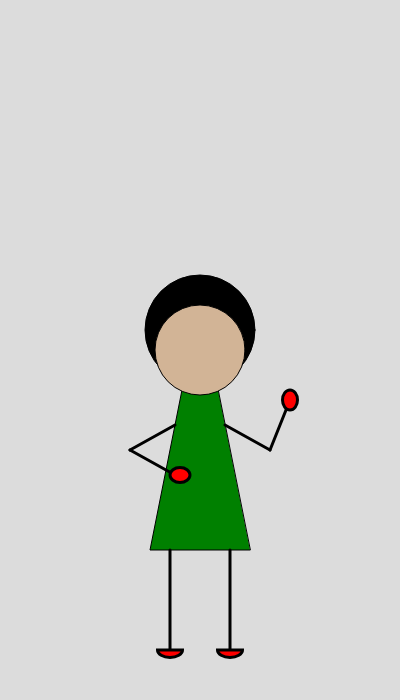
Frame 1 (no input)
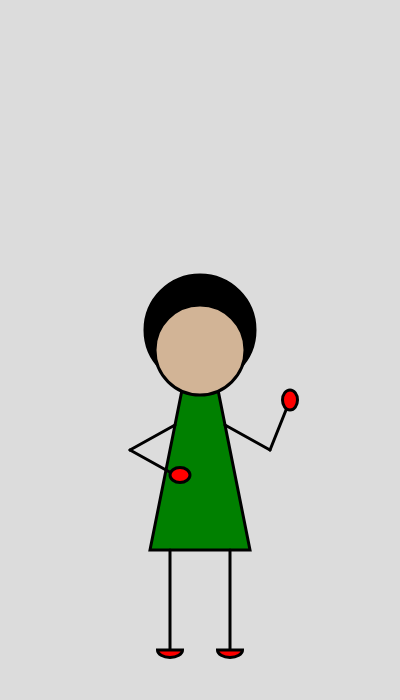
Frame 60 (no input)
Frame 120 (the mouse pressed at the canvas centre since frame 60): identical to frame 60, image omitted

The p5.js sketch that drew these frames (run headless with seeded random() and noise() and a simulated clock; from frame 60 on, the mouse is pressed at the canvas centre):

// p5.js sketch
// ── sketch.js
// Project Title
// Your Name
// Date
//
// Extra for Experts:
// - describe what you did to take this project "above and beyond"


function setup() {
  createCanvas(400,700);
}

function draw() {
  background(220);
  fill("green");
  triangle(200,300,150,550,250,550);
  fill("black")
  circle(200,330,110)
  fill(210,180,150);
  circle(200,350,90);
  rectMode(CENTER);
  strokeWeight(3)
  line(230,550,230,650);  
  line(170,550,170,650);
  fill("red");
  arc(170,650,25,15,TWO_PI, PI,CHORD);
  arc(230,650,25,15,TWO_PI, PI,CHORD);
  line(175,425,130,450);
  line(130,450,175,475);
  ellipse(180,475,20,15);
  line(225,425,270,450);
  line(270,450,290,400);
  ellipse(290,400,15,20)

 
}
